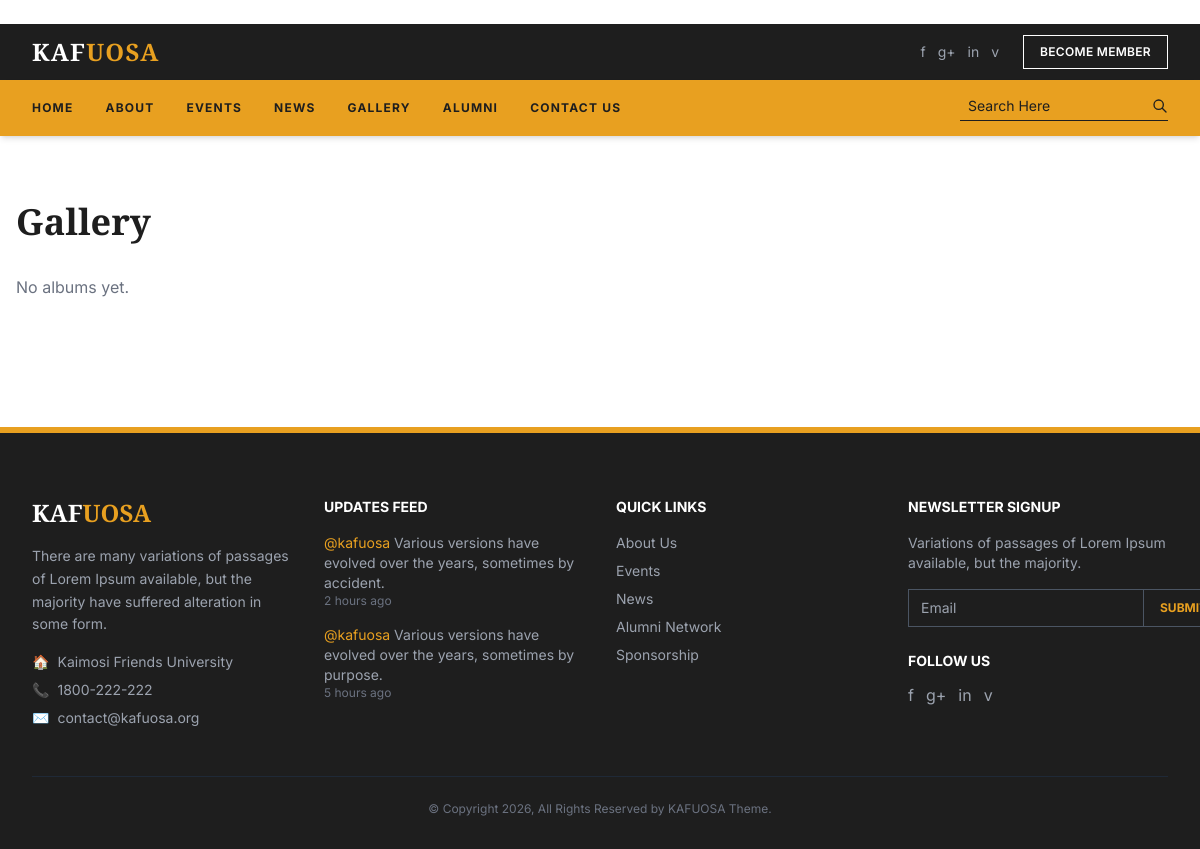
The app's page /gallery/, older data.
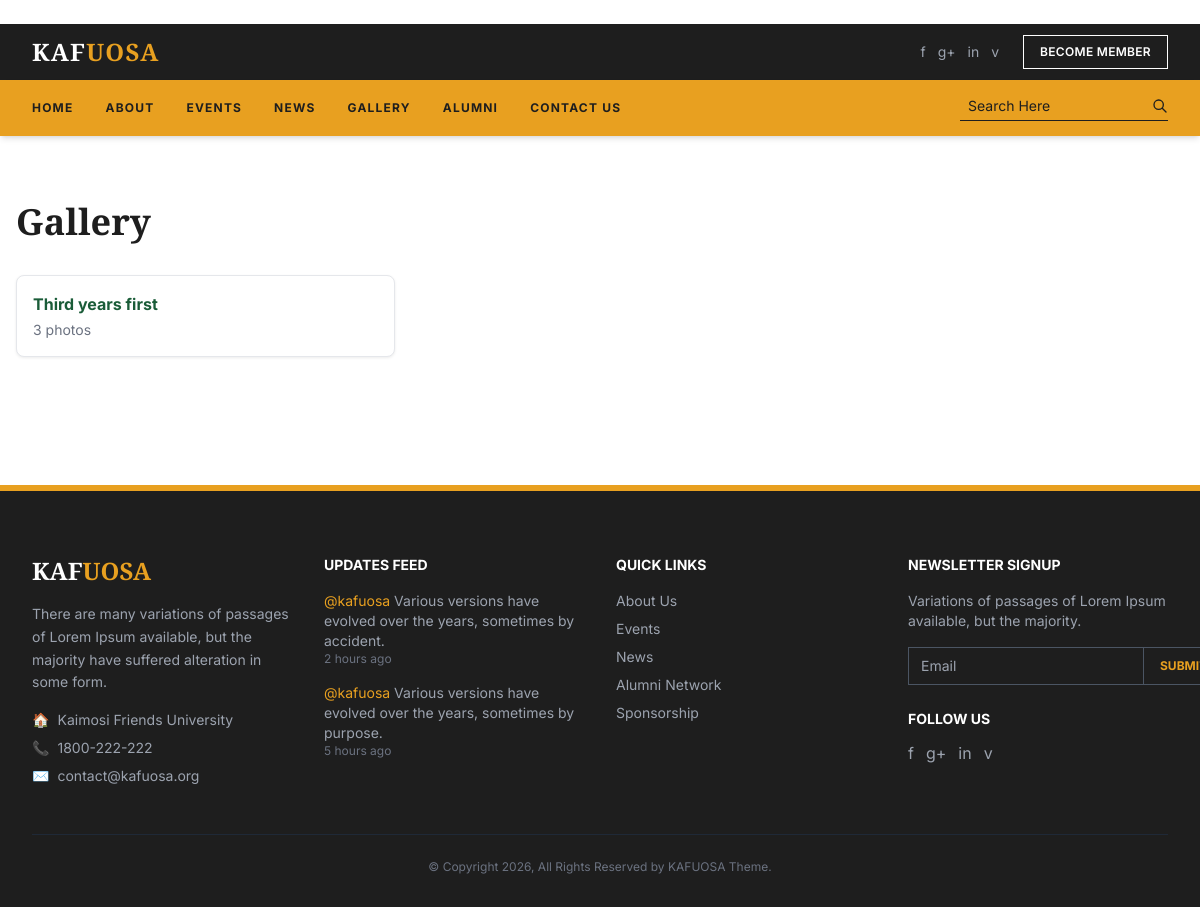
The same page, newer data.
### gallery/models.py (models this page shows, shortened)
class GalleryAlbum(models.Model):
    title       = models.CharField(max_length=200)
    description = models.TextField(blank=True)
    created_at  = models.DateTimeField(auto_now_add=True)
    class Meta:
        ordering = ['-created_at']

### gallery/views.py (the view)
# urls.py: path('',          views.gallery_list,   name='gallery_list'),
def gallery_list(request):
    albums = GalleryAlbum.objects.all()
    return render(request, 'gallery/gallery_list.html', {'albums': albums})

### templates/gallery/gallery_list.html
{% extends "base.html" %}{% block title %}Gallery{% endblock %}{% block content %}<div class="max-w-7xl mx-auto px-4 py-16"><h1 class="section-heading mb-8">Gallery</h1><div class="grid grid-cols-2 md:grid-cols-3 gap-4">{% for album in albums %}<a href="/gallery/{{ album.pk }}/" class="card block bg-white border p-4"><p class="font-bold text-[#1a5c38]">{{ album.title }}</p><p class="text-sm text-gray-500 mt-1">{{ album.photos.count }} photo{{ album.photos.count|pluralize }}</p></a>{% empty %}<p class="text-gray-500 col-span-3">No albums yet.</p>{% endfor %}</div></div>{% endblock %}

### templates/base.html (shortened to what this page needs)
﻿<!DOCTYPE html>
<html lang="en">
<head>
  <script src="https://cdn.tailwindcss.com"></script>
</head>
<body class="bg-white text-gray-800 flex flex-col min-h-screen">
<div class="bg-[#1e1e1e] text-white">
  <div class="max-w-7xl mx-auto px-4 sm:px-6 lg:px-8">
    <div class="flex items-center justify-between h-14">
      <a href="/" style="font-family:'Playfair Display',serif" class="font-bold text-2xl tracking-wider">
        KAF<span class="text-[#e8a020]">UOSA</span>
      </a>
      <div class="hidden md:flex items-center space-x-6">
        <div class="flex space-x-3 text-gray-400 text-sm">
          <a href="#" class="hover:text-white transition">f</a>
          <a href="#" class="hover:text-white transition">g+</a>
          <a href="#" class="hover:text-white transition">in</a>
          <a href="#" class="hover:text-white transition">v</a>
        </div>
        {% if user.is_authenticated %}
          <a href="/members/profile/" class="border border-[#e8a020] text-[#e8a020] text-xs font-semibold px-4 py-2 uppercase tracking-wide hover:bg-[#e8a020] hover:text-[#1e1e1e] transition">My Profile</a>
        {% else %}
          <a href="/members/login/" class="border border-white text-white text-xs font-semibold px-4 py-2 uppercase tracking-wide hover:bg-white hover:text-[#1e1e1e] transition">Become Member</a>
        {% endif %}
      </div>
    </div>
  </div>
</div>
<nav class="bg-[#e8a020] sticky top-0 z-50 shadow-md">
  <div class="max-w-7xl mx-auto px-4 sm:px-6 lg:px-8">
    <div class="flex items-center justify-between h-14">
      <div class="hidden md:flex items-center space-x-8">
        <a href="/" class="text-[#1e1e1e] font-bold text-xs uppercase tracking-widest hover:text-white transition">Home</a>
        <a href="/about/" class="text-[#1e1e1e] font-bold text-xs uppercase tracking-widest hover:text-white transition">About</a>
        <a href="/events/" class="text-[#1e1e1e] font-bold text-xs uppercase tracking-widest hover:text-white transition">Events</a>
        <a href="/news/" class="text-[#1e1e1e] font-bold text-xs uppercase tracking-widest hover:text-white transition">News</a>
        <a href="/gallery/" class="text-[#1e1e1e] font-bold text-xs uppercase tracking-widest hover:text-white transition">Gallery</a>
        <a href="/alumni/" class="text-[#1e1e1e] font-bold text-xs uppercase tracking-widest hover:text-white transition">Alumni</a>
        <a href="/contact/" class="text-[#1e1e1e] font-bold text-xs uppercase tracking-widest hover:text-white transition">Contact Us</a>
      </div>
      <div class="hidden md:flex items-center border-b border-[#1e1e1e] pb-1">
        <input type="text" placeholder="Search Here" class="bg-transparent border-none text-[#1e1e1e] placeholder-[#1e1e1e] focus:outline-none focus:ring-0 text-sm px-2 w-48">
        <button type="submit" class="text-[#1e1e1e] hover:text-white transition">
          <svg class="w-4 h-4" fill="none" stroke="currentColor" viewBox="0 0 24 24"><path stroke-linecap="round" stroke-linejoin="round" stroke-width="2" d="M21 21l-6-6m2-5a7 7 0 11-14 0 7 7 0 0114 0z"></path></svg>
        </button>
      </div>
    </div>
  </div>
</nav>
<main class="flex-grow">{% block content %}{% endblock %}</main>
<footer class="bg-[#1e1e1e] text-gray-400 pt-16 pb-8 mt-16 border-t-[6px] border-[#e8a020]">
  <div class="max-w-7xl mx-auto px-4 sm:px-6 lg:px-8">
    <div class="grid grid-cols-1 md:grid-cols-4 gap-8 mb-12">
      <div>
        <a href="/" style="font-family:'Playfair Display',serif" class="text-white text-2xl font-bold block mb-4">
          KAF<span style="color:#e8a020">UOSA</span>
        </a>
        <p class="text-sm leading-relaxed mb-4">
          There are many variations of passages of Lorem Ipsum available, but the majority have suffered alteration in some form.
        </p>
        <ul class="space-y-2 text-sm">
          <li class="flex items-center"><span class="mr-2 text-[#e8a020]">🏠</span> Kaimosi Friends University</li>
          <li class="flex items-center"><span class="mr-2 text-[#e8a020]">📞</span> 1800-222-222</li>
          <li class="flex items-center"><span class="mr-2 text-[#e8a020]">✉️</span> contact@kafuosa.org</li>
        </ul>
      </div>
      <div>
        <h4 class="text-white font-bold text-sm uppercase mb-4">Updates Feed</h4>
        <div class="space-y-4 text-sm">
          <p><span class="text-[#e8a020]">@kafuosa</span> Various versions have evolved over the years, sometimes by accident. <br><span class="text-xs text-gray-500">2 hours ago</span></p>
          <p><span class="text-[#e8a020]">@kafuosa</span> Various versions have evolved over the years, sometimes by purpose. <br><span class="text-xs text-gray-500">5 hours ago</span></p>
        </div>
      </div>
      <div>
        <h4 class="text-white font-bold text-sm uppercase mb-4">Quick Links</h4>
        <ul class="space-y-2 text-sm">
          <li><a href="/about/" class="hover:text-[#e8a020] transition-colors">About Us</a></li>
          <li><a href="/events/" class="hover:text-[#e8a020] transition-colors">Events</a></li>
          <li><a href="/news/" class="hover:text-[#e8a020] transition-colors">News</a></li>
          <li><a href="/alumni/" class="hover:text-[#e8a020] transition-colors">Alumni Network</a></li>
          <li><a href="/sponsorship/" class="hover:text-[#e8a020] transition-colors">Sponsorship</a></li>
        </ul>
      </div>
      <div>
        <h4 class="text-white font-bold text-sm uppercase mb-4">Newsletter Signup</h4>
        <p class="text-sm mb-4">Variations of passages of Lorem Ipsum available, but the majority.</p>
        <form action="/newsletter/subscribe/" method="post" class="flex items-stretch">
          <input type="email" name="email" placeholder="Email" class="flex-1 bg-transparent border border-gray-600 text-white text-sm px-3 py-2 focus:outline-none focus:border-[#e8a020]">
          <button type="submit" class="border border-gray-600 border-l-0 text-[#e8a020] text-xs font-bold px-4 py-2 hover:bg-[#e8a020] hover:text-[#1e1e1e] transition">SUBMIT</button>
        </form>
        <div class="mt-6">
          <h4 class="text-white font-bold text-sm uppercase mb-3">Follow us</h4>
          <div class="flex space-x-3 text-gray-400">
            <a href="#" class="hover:text-white transition">f</a>
            <a href="#" class="hover:text-white transition">g+</a>
            <a href="#" class="hover:text-white transition">in</a>
            <a href="#" class="hover:text-white transition">v</a>
          </div>
        </div>
      </div>
    </div>
    <div class="border-t border-gray-800 pt-6 text-center text-xs text-gray-500">
      <p>&copy; Copyright {% now "Y" %}, All Rights Reserved by KAFUOSA Theme.</p>
    </div>
  </div>
</footer>
</body>
</html>

### templates/base.html (style rules this page uses)
body { font-family:'Inter',sans-serif; }
.section-heading { font-family:'Playfair Display',serif;color:#1e1e1e;font-size:2.25rem;font-weight:700;line-height:1.2; }
.card { border-radius:.5rem;overflow:hidden;box-shadow:0 1px 3px rgba(0,0,0,.08);transition:transform .3s,box-shadow .3s; }

Row changes from the older to the newer data that the page shows:
added GalleryAlbum: title "Third years first", photos.count "3"
Text that changed along with them:
text no longer shown: "No albums yet."
